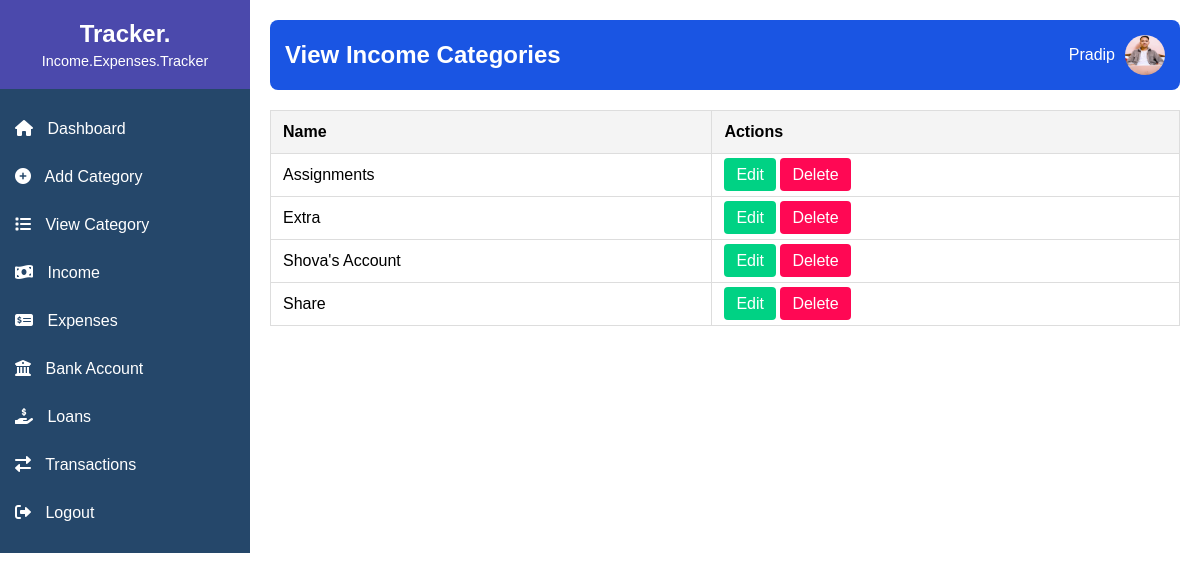
The app's page /view_income_categories.php (signed in) with its own data.
### tables this page shows
CREATE TABLE `income_categories` (
  `id` int(11) NOT NULL,
  `name` varchar(255) NOT NULL
);

### view_income_categories.php (the view, shortened to what this page needs)
<?php
include('db.php');
$username = $_SESSION['username'];
$query = "SELECT * FROM income_categories";
$result = mysqli_query($conn, $query);
?>
<!DOCTYPE html>
<html lang="en">
<head>
    <link rel="stylesheet" href="styles.css">
    <link rel="stylesheet" href="https://cdnjs.cloudflare.com/ajax/libs/font-awesome/6.0.0-beta3/css/all.min.css">
</head>
<body>
<div class="sidebar">
    <div class="sidebar-header">
        <h2>Tracker.</h2>
        <p>Income.Expenses.Tracker</p>
    </div>
    <ul class="sidebar-menu">
        <li><a href="dashboard.php"><i class="fas fa-home"></i> Dashboard</a></li>
        <li><a href="add_category.php"><i class="fas fa-plus-circle"></i> Add Category</a></li>
        <li><a href="view_categories.php"><i class="fas fa-list"></i> View Category</a></li>
        <li>
            <a href="javascript:void(0)" class="main-menu"><i class="fas fa-money-bill-wave"></i> Income</a>
        </li>
        <li>
            <a href="javascript:void(0)" class="main-menu"><i class="fas fa-money-check-alt"></i> Expenses</a>
        </li>
        <li>
            <a href="javascript:void(0)" class="main-menu"><i class="fas fa-university"></i> Bank Account</a>
        </li>
        <li>
            <a href="javascript:void(0)" class="main-menu"><i class="fas fa-hand-holding-usd"></i> Loans</a>
        </li>
        <li><a href="transactions.php"><i class="fas fa-exchange-alt"></i> Transactions</a></li>
        <li><a href="logout.php"><i class="fas fa-sign-out-alt"></i> Logout</a></li>
    </ul>
</div>
    <div class="main-content">
        <header>
            <div class="title">
                <h1>View Income Categories</h1>
            </div>
            <div class="user-info">
                <p><?php echo htmlspecialchars($username); ?></p>
                <img src="profile.jpg" alt="Profile Picture">
            </div>
        </header>
        <div class="table-container">
            <table>
                <thead>
                    <tr>
                        <th>Name</th>
                        <th>Actions</th>
                    </tr>
                </thead>
                <tbody>
                    <?php while ($row = mysqli_fetch_assoc($result)): ?>
                    <tr>
                        <td><?php echo htmlspecialchars($row['name']); ?></td>
                        <td>
                            <a href="edit_income_category.php?id=<?php echo $row['id']; ?>" class="btn btn-edit">Edit</a>
                            <a href="delete_income_category.php?id=<?php echo $row['id']; ?>" class="btn btn-delete" onclick="return confirm('Are you sure you want to delete this income category?');">Delete</a>
                        </td>
                    </tr>
                    <?php endwhile; ?>
                </tbody>
            </table>
        </div>
    </div>
</body>
</html>

### styles.css (style rules this page uses)
body { font-family: Arial, sans-serif; margin: 0; padding: 0; display: flex; }
.sidebar { width: 250px; background-color: #25476A; color: #fff; display: flex; flex-direction: column; align-items: center; }
.sidebar-header { text-align: center; padding: 20px 0; width: 100%; background-color: #4B49AC; }
.sidebar-header h2 { margin: 0; font-size: 1.5em; }
.sidebar-header p { margin: 5px 0 0; font-size: 0.9em; }
.sidebar-menu { list-style: none; padding: 0; width: 100%; display: flex; flex-direction: column; }
.sidebar-menu li { width: 100%; }
.sidebar-menu li a { display: block; padding: 15px; color: #fff; text-decoration: none; transition: background-color 0.3s ease; }
.sidebar-menu li a i { margin-right: 10px; }
.main-content { flex-grow: 1; padding: 20px; }
header { display: flex; justify-content: space-between; align-items: center; background-color: #1A55E3; color: #fff; padding: 15px; border-radius: 8px; }
header .title h1 { margin: 0; font-size: 1.5em; }
header .user-info { display: flex; align-items: center; }
header .user-info p { margin: 0; margin-right: 10px; }
header .user-info img { width: 40px; height: 40px; border-radius: 50%; }
.table-container { width: 100%; overflow-x: auto; }
table { width: 100%; border-collapse: collapse; margin: 20px 0; font-size: 16px; }
table th, table td { padding: 12px; border: 1px solid #ddd; text-align: left; }
table th { background-color: #f4f4f4; }
.btn { padding: 8px 12px; color: #fff; text-decoration: none; border-radius: 4px; transition: background-color 0.3s ease; }
.btn-edit { background-color: #00d284; }
.btn-delete { background-color: #FF0854; }

### records on screen
income_categories: name "Assignments"
income_categories: name "Extra"
income_categories: name "Shova's Account"
income_categories: name "Share"

### other values on screen
$username "Pradip"
